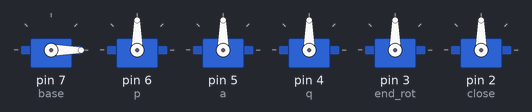
A sketch run on a simulated Arduino Uno, built with avr-gcc and run on an emulated ATmega328P. Parts: 6 × servo.

Above: at 3.05 s.
At 4.5 s:
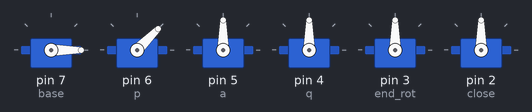
At 6.0 s:
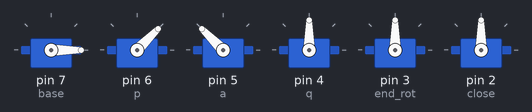
At 9.0 s:
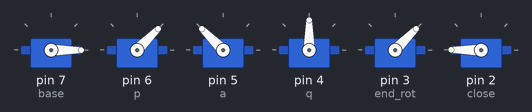
At 12.0 s:
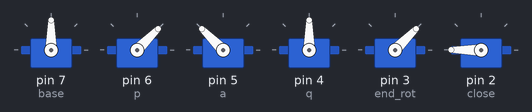
At 15.0 s:
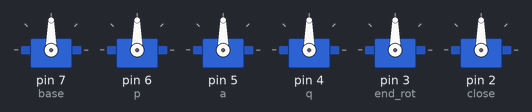
Timing chart, 0 to 18.6 s (numbered marks = the images above):
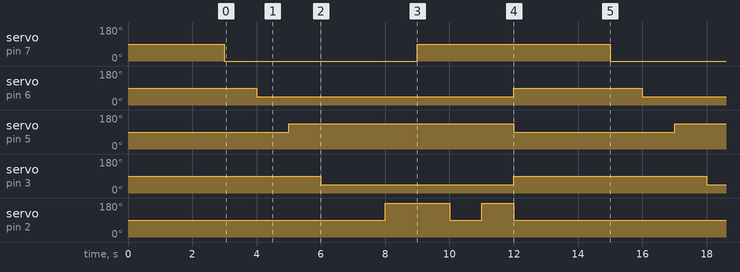

Measured:
- by itself, servo on pin 7 (base): alternates 90° for 6.0 s and 0° for 6.0 s
- by itself, servo on pin 6 (p): alternates 90° for 4.0 s and 45° for 8.0 s
- by itself, servo on pin 5 (a): alternates 135° for 7.0 s and 90° for 5.0 s
- by itself, servo on pin 3 (end_rot): alternates 90° for 6.0 s and 45° for 6.0 s
- by itself, servo on pin 2 (close): repeats every 12.0 s: 90° 1.0 s, 180° 1.0 s, 90° 8.0 s, 180° 2.0 s

The sketch:

Robotic_arm.ino
```cpp
#include <Servo.h>

// Declare servo objects for each joint of the robotic arm
Servo base;       // Base rotation
Servo p;          // Shoulder joint
Servo a;          // Elbow joint
Servo q;          // (Optional/Extra) joint - not actively used in this code
Servo end_rot;    // Wrist rotation
Servo close;      // Gripper (open/close)

void setup() {
  // Attach each servo to its corresponding PWM pin
  base.attach(7);
  p.attach(6);
  a.attach(5);
  q.attach(4);
  end_rot.attach(3);
  close.attach(2);

  // Initialize all servos to neutral position (90 degrees)
  base.write(90);
  p.write(90);
  a.write(90);
  q.write(90);
  end_rot.write(90);
  close.write(90);

  delay(3000); // Wait for servos to reach the neutral position
}

void loop() {
  // Start movement sequence

  // Step 1: Rotate base to far left
  base.write(0);
  delay(1000);

  // Step 2: Adjust shoulder and elbow
  p.write(45);    // Shoulder down
  delay(1000);
  a.write(135);   // Elbow up
  delay(1000);

  // Step 3: Rotate wrist and open gripper
  end_rot.write(45);
  delay(1000);
  close.write(90); // Open gripper
  delay(1000);

  // Step 4: Close gripper (simulate pick)
  close.write(180);
  delay(1000);

  // Step 5: Move base back to center
  base.write(90);
  delay(1000);

  // Step 6: Simulate release
  close.write(90);  // Open gripper
  delay(1000);
  close.write(180); // Close gripper again
  delay(1000);

  // Step 7: Reset all positions to neutral
  base.write(90);
  p.write(90);
  a.write(90);
  q.write(90);
  end_rot.write(90);
  close.write(90);

  delay(3000); // Wait before repeating the loop
}
```
